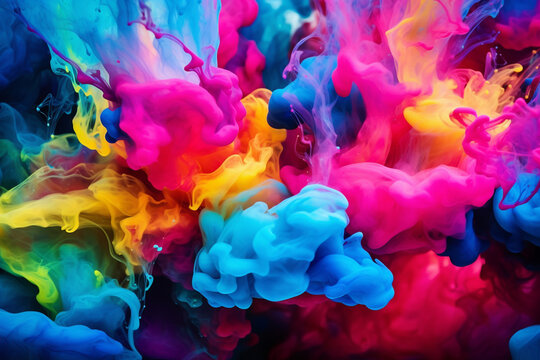
#> input picture img1.jpg, 540 x 360 px
$ jupyter execute histogram.ipynb
#> lines starting #> are read from the running program, lines starting #| are printed output that depends on the picture; long printed decimals are rounded
### Image Histogram

An **image histogram** is a **graphical representation** of the **tonal(intensity) distribution** in a digital image. It shows how many pixels in an image fall into each possible intensity value.

---
## What does It represent?

### For **Grayscale Images**:
- **X-axis**: Pixel intensity values ranging from **0 (black)** to **255(white)**
- **Y-axis**: Number of pixels that have each intensity value

### For *Color Images**:
- Separate histograms for each **color channel**: Red, Green, and Blue (RGB)
- Each channel's histogram shows the intensity distribution within that specific color component

---

## 📊 Why Is It Useful?

An image histogram is a powerful diagnostic tool in image processing. It helps with:

- 🎯 **Brightness & Contrast Analysis**: Easily spot if the image is too dark, too bright, or washed out
- ✨ **Image Enhancement**: Techniques like **histogram equalization** can improve contrast
- 🧱 **Thresholding & Segmentation**: Choosing cutoffs for separating foreground/background
- 🧠 **Feature Extraction**: Often used in computer vision and machine learning as a compact representation of image characteristics

[cell 1]
import cv2
import matplotlib.pyplot as plt

img = cv2.imread('img1.jpg', cv2.IMREAD_GRAYSCALE)
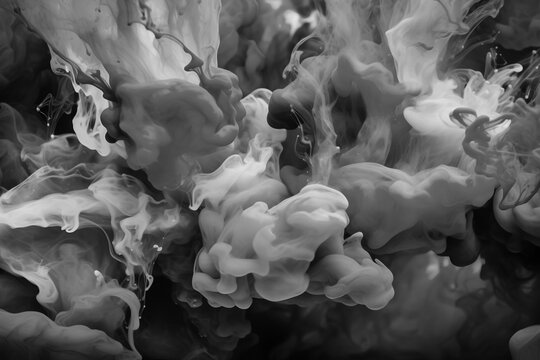
#> img: shape (360, 540); min 0, max 231, mean 89.3
# cv2.imshow('Color Riot', img)
# cv2.waitKey(0)
# cv2.destroyAllWindows()
hist = cv2.calcHist([img], [0], None, [256], [0, 256])
#> hist = 256 values, max 1621 at index 93, min 0 at index 230, mean 759.4
plt.plot(hist, color='gray')
plt.title('Grayscale Histogram')
plt.xlabel('Pixel Intensity')
plt.ylabel('Number of Pixels')
plt.show()
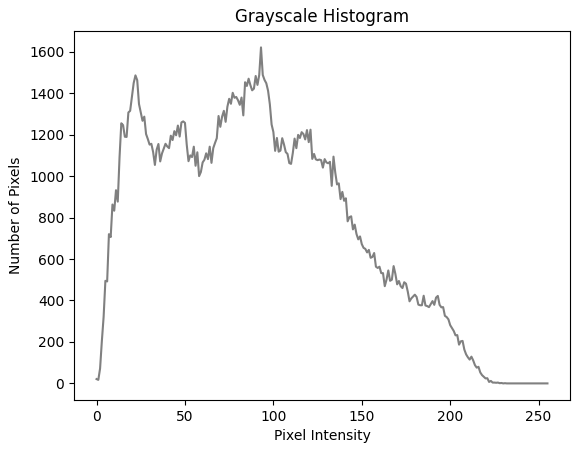
#> figure drawn by matplotlib, 1 panel; curve peaks at x = 93, y = 1621

[cell 2]
img = cv2.imread('img1.jpg')
#> img is the input picture: shape (360, 540, 3); mean B, G, R 116.1, 70.8, 115.6
img = cv2.cvtColor(img, cv2.COLOR_BGR2RGB)
# plt.imshow(img)

hist_red = cv2.calcHist([img], [0], None, [256], [0, 256])
#> hist_red = 256 values, max 5574 at index 5, min 321 at index 169, mean 759.4
plt.plot(hist_red)

hist_green = cv2.calcHist([img], [1], None, [256], [0, 256])
#> hist_green = 256 values, max 7443 at index 0, min 0 at index 246, mean 759.4
plt.plot(hist_green)

hist_blue = cv2.calcHist([img], [2], None, [256], [0, 256])
#> hist_blue = 256 values, max 1392 at index 28, min 163 at index 253, mean 759.4
plt.plot(hist_blue)
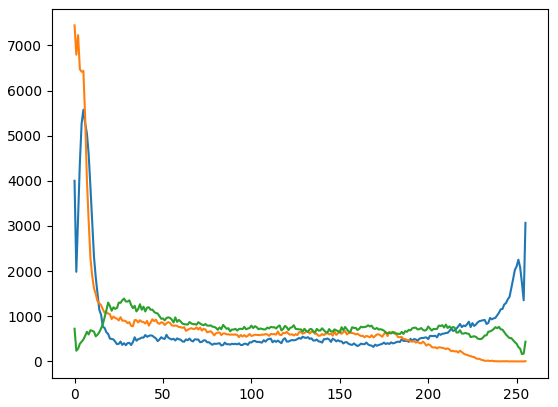
#> figure drawn by matplotlib, 1 panel; curve peaks at x = 5, y = 5574; curve peaks at x = 0, y = 7443; curve peaks at x = 28, y = 1392

## Syntax
- **cv2.calcHist(images, channels, mask, histSize, ranges)**

| Parameter  | Type                | Description                                                                                                                                   |
| ---------- | ------------------- | --------------------------------------------------------------------------------------------------------------------------------------------- |
| `images`   | List                | List containing the image(s). You must pass it in square brackets, even for a single image: `[img]`.                                          |
| `channels` | List                | Index of the channels to compute the histogram. For grayscale use `[0]`; for color images: `[0]` = Red, `[1]` = Green, `[2]` = Blue (if RGB). |
| `mask`     | NumPy array or None | Optional mask. If not `None`, histogram is computed only for the masked region.                                                               |
| `histSize` | List                | Number of bins. Typically `[256]` for 8-bit images (intensity values range from 0–255).                                                       |
| `ranges`   | List                | The range of intensity values to compute. Use `[0, 256]` to cover all 8-bit values.                                                           |

[cell 3]
import cv2
import matplotlib.pyplot as plt

img = cv2.imread('img1.jpg')
img = cv2.cvtColor(img, cv2.COLOR_BGR2RGB)

colors = ('r', 'g', 'b')
channel_ids = (0, 1, 2)

for channel_id, color in zip(channel_ids, colors):
    hist = cv2.calcHist([img], [channel_id], None, [256], [0, 256])
    plt.plot(hist, color=color)

plt.title("RGB Histogram")
plt.xlabel("Pixel Intensity")
plt.ylabel("Number of Pixels")
plt.xlim([0, 256])
plt.show()
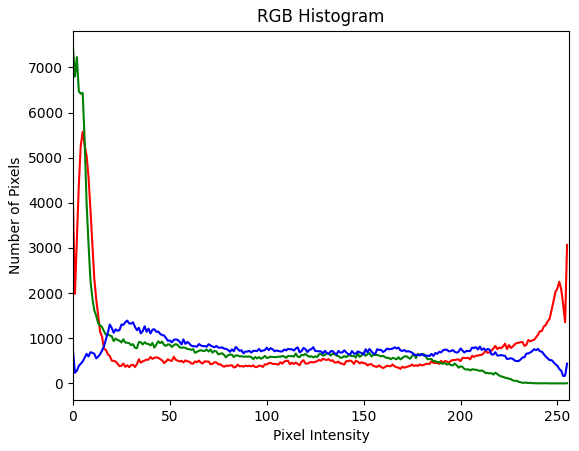
#> figure drawn by matplotlib, 1 panel; curve peaks at x = 5, y = 5574; curve peaks at x = 0, y = 7443; curve peaks at x = 28, y = 1392

[cell 4]
img = cv2.imread('img1.jpg')
img = cv2.cvtColor(img, cv2.COLOR_BGR2RGB)

colors = ('r', 'g', 'b')
channel_ids = (0, 1, 2)

for channel_id, color in zip(channel_ids, colors):
  hist = cv2.calcHist([img], [channel_id], None, [256], [0, 256])
  plt.plot(hist, color=color)


plt.title('RGB Histogram')
plt.xlabel('Pixel Intensity')
plt.ylabel('Number of Pixels')
plt.xlim([0, 256])
plt.show()

[cell 5]
bright_image = cv2.imread('img2.jpg')
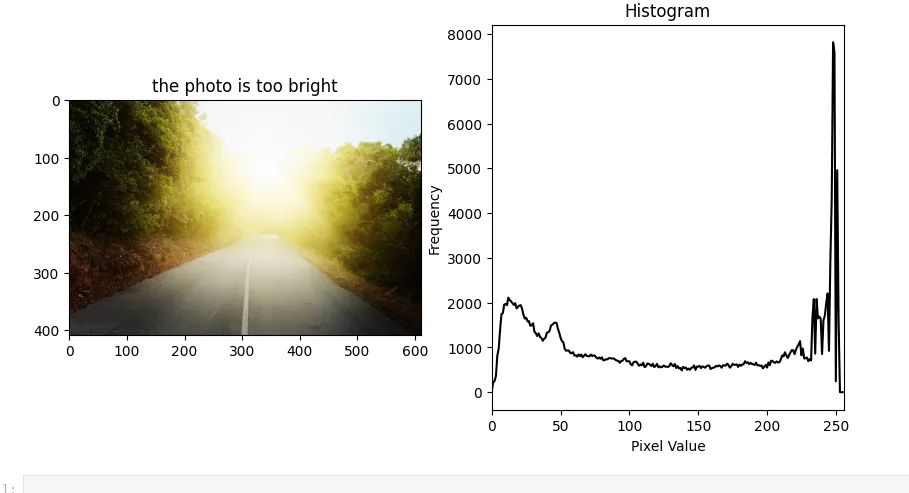
#> input picture img2.jpg, 909 x 493 px
#> bright_image is the input picture: shape (493, 909, 3); mean B, G, R 219.2, 225.5, 226.7
plt.imshow(bright_image)
plt.show()

# 📊 Understanding `plt.subplot()` in Matplotlib

`plt.subplot()` is a function from `matplotlib.pyplot` used to display **multiple plots** in a single figure by dividing the figure into a grid.

## 🧩 Syntax

```python
plt.subplot(nrows, ncols, index)
```

- **nrows**: Number of rows in the grid
- **ncols**: Number of columns in the grid
- **index**: Position of the subplot (starting from 1, left to right, top to bottom)

Alternatively:
```python
plt.subplot(231)  # Same as plt.subplot(2, 3, 1)
```

---

## 🧠 Parameters Explained

| Parameter | Description |
|-----------|-------------|
| `nrows`   | Total number of **rows** of subplots |
| `ncols`   | Total number of **columns** of subplots |
| `index`   | Index of the current subplot (starts from 1, not 0!) |

---

## 🔍 Example

```python
import matplotlib.pyplot as plt

plt.figure(figsize=(10, 6))

# Top-left subplot
plt.subplot(2, 2, 1)
plt.title("Subplot 1")
plt.plot([1, 2, 3])

# Top-right subplot
plt.subplot(2, 2, 2)
plt.title("Subplot 2")
plt.plot([3, 2, 1])

# Bottom-left subplot
plt.subplot(2, 2, 3)
plt.title("Subplot 3")
plt.plot([1, 3, 2])

# Bottom-right subplot
plt.subplot(2, 2, 4)
plt.title("Subplot 4")
plt.plot([2, 1, 3])

plt.tight_layout()
plt.show()
```

---

## 🎯 Tips

- Always call `plt.figure()` before `plt.subplot()` to create a figure.
- Use `plt.tight_layout()` to auto-adjust spacing between subplots.
- Use `plt.subplots()` (note the "s") for an easier and cleaner API if working with many plots.

[cell 6]
import cv2
import numpy as np
import matplotlib.pyplot as plt

# Load grayscale image
img = cv2.imread('img1.jpg', cv2.IMREAD_GRAYSCALE)

# Apply histogram equalization
equalized_img = cv2.equalizeHist(img)
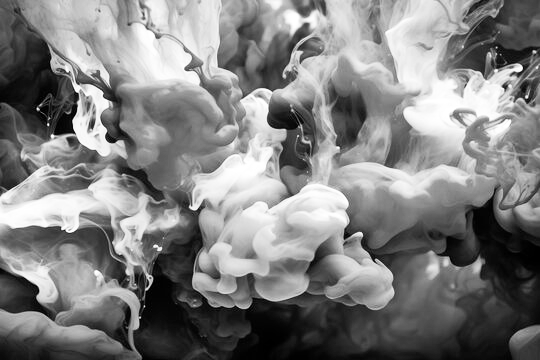
#> equalized_img: shape (360, 540); min 0, max 255, mean 128.2

# Calculate histograms
hist_original = cv2.calcHist([img], [0], None, [256], [0, 256])
#> hist_original has the same summary as hist
hist_equalized = cv2.calcHist([equalized_img], [0], None, [256], [0, 256])
#> hist_equalized = 256 values, max 1621 at index 141, min 0 at index 8, mean 759.4

# Create subplots: 2 rows, 2 columns
plt.figure(figsize=(12, 6))

# Original Image
plt.subplot(2, 2, 1)
plt.imshow(img, cmap='gray')
plt.title("Original Image")
plt.axis('off')

# Histogram of Original
plt.subplot(2, 2, 2)
plt.plot(hist_original, color='black')
plt.title("Histogram: Original")
plt.xlabel("Pixel Intensity")
plt.ylabel("Frequency")

# Equalized Image
plt.subplot(2, 2, 3)
plt.imshow(equalized_img, cmap='gray')
plt.title("Equalized Image")
plt.axis('off')

# Histogram of Equalized
plt.subplot(2, 2, 4)
plt.plot(hist_equalized, color='black')
plt.title("Histogram: Equalized")
plt.xlabel("Pixel Intensity")
plt.ylabel("Frequency")

plt.tight_layout()
plt.show()
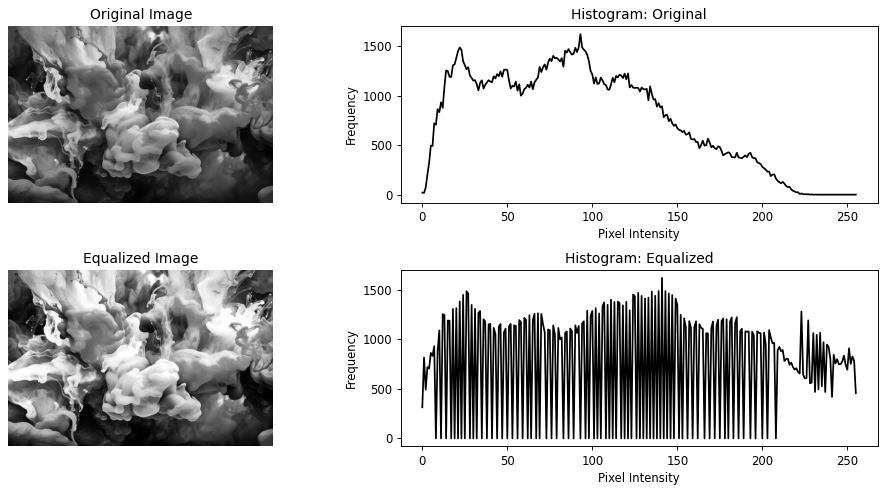
#> figure drawn by matplotlib, 4 panels; panel 2: curve peaks at x = 93, y = 1621; panel 4: curve peaks at x = 141, y = 1621

[cell 7]
img = cv2.imread('img1.jpg')
# print(img.shape[0], img.shape[1])
img = cv2.cvtColor(img, cv2.COLOR_BGR2RGB)
print(img.shape)
#| (360, 540, 3)
print(np.mean(img))
#| 100.838

[cell 8]
img = cv2.cvtColor(img, cv2.COLOR_RGB2GRAY)
#> img: shape (360, 540)

plt.imshow(img, cmap='gray')
plt.title('Grayscale Image')
plt.xlabel('Width (X)')
plt.ylabel('Height (Y)')
plt.colorbar(label='Pixel Intensity')
plt.show()
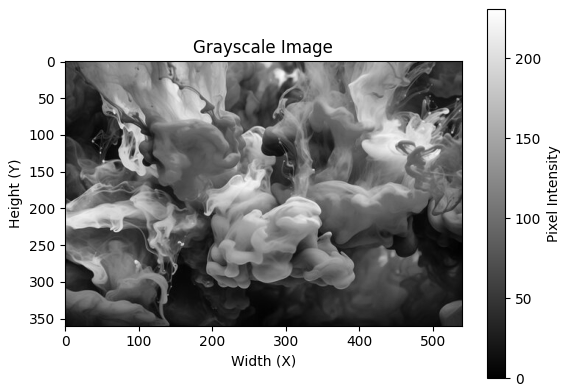
#> figure drawn by matplotlib, 2 panels
